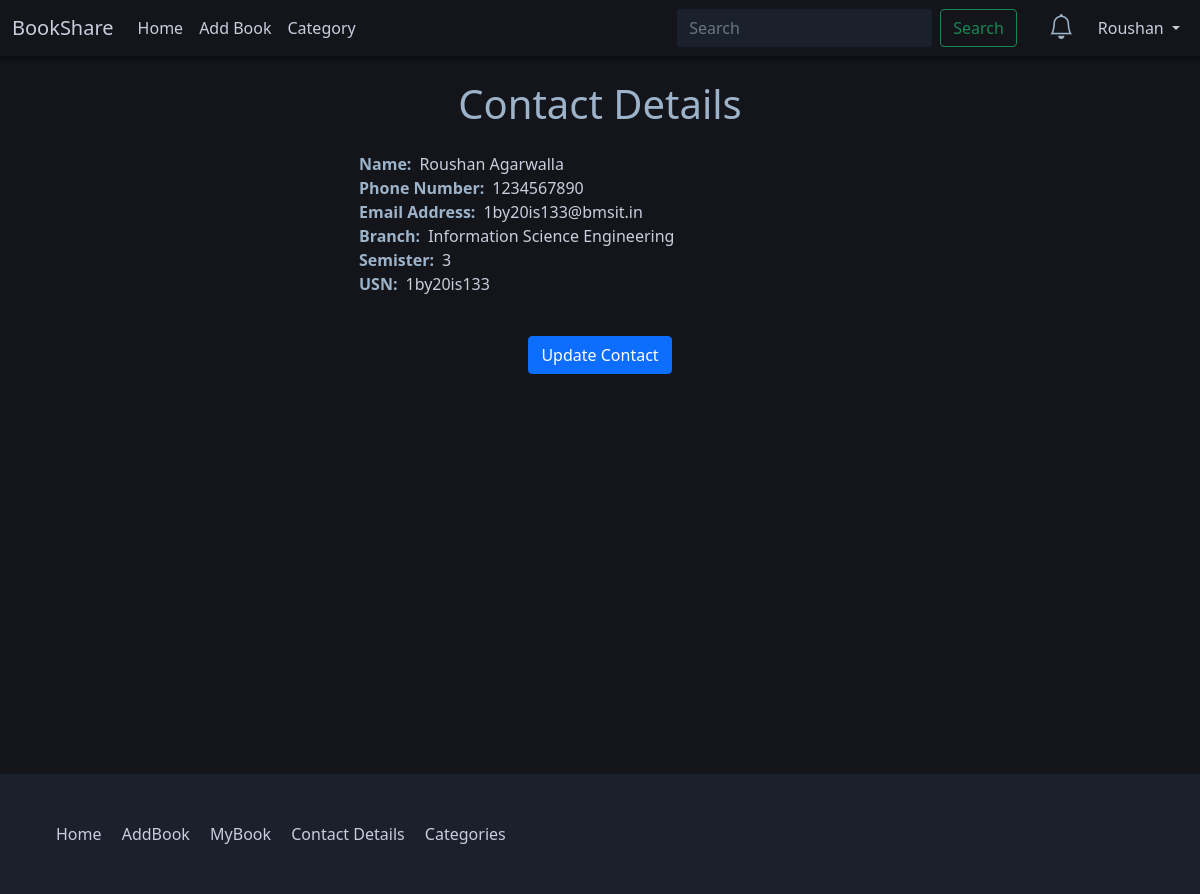
The page /view_contact/5 (signed in) on the database its author committed.
### core/models.py (models this page shows, shortened)
class Contact(models.Model):
    rel = models.OneToOneField(User, on_delete=models.CASCADE)
    mob = models.CharField(max_length=20)
    branch = models.CharField(max_length=100)
    sem = models.IntegerField()

### core/views.py (the view)
# urls.py: path('view_contact/<int:user>', view=views.view_contact, name="view_contact"),
@login_required
def view_contact(request, user):
    req = Book_request.objects.filter(sender=request.user).filter(accepted=1).first()
    if req is not None or user is request.user.id:
        contact = Contact.objects.filter(rel = user).first()
        if contact is None and user is request.user.id:
            messages.warning(request, "Add Your Contact First")
            return redirect(f"/add_contact")
        elif contact is None:
            messages.warning(request, "The user has not added his contact")
            return redirect("/")
        return render(request, "contact_details.html", context={"contact": contact})
    else:
        messages.add_message(request, messages.ERROR, "You don't have access to the contact")
        return redirect("/")

### core/context_processors.py (called while the page is built)
def all_request(request):
    if request.user.is_authenticated:
        reqs = Book_request.objects.filter(reciever=request.user).filter(accepted=False)
        count = reqs.__len__()
        return {
            "all_request": reqs,
            "count": count,
        }
    else:
        return {}

### templates/contact_details.html (shortened to what this page needs)
{% extends 'base.html' %}
{% block body %}
<div class="container">
    <div class="row justify-content-evenly">
        <div class="col-md-6">
            <h1 class="text-center text-primary my-4">Contact Details</h1>
            <ul>
                <li class="c-list"><span class="c-label">Name:</span>{{ contact.rel.first_name }}  {{ contact.rel.last_name }}</li>
                <li class="c-list"><span class="c-label">Phone Number:</span>{{ contact.mob }}</li>
                <li class="c-list"><span class="c-label">Email Address:</span>{{ contact.rel.email }}</li>
                <li class="c-list"><span class="c-label">Branch:</span>{{ contact.branch }}</li>
                <li class="c-list"><span class="c-label">Semister:</span>{{ contact.sem }}</li>
                <li class="c-list"><span class="c-label">USN:</span>{{ contact.rel.username }}</li>
            </ul>
            {% if request.user.id is contact.rel.id %}
            <div class="mx-auto d-flex">
                <a href="/update_contact/{{ request.user.id }}" class="btn btn-primary mx-auto mt-4">Update Contact</a>
            </div>
            {% endif %}
        </div>
    </div>
</div>
{% endblock body %}

### templates/base.html (shortened to what this page needs)
{% load static %}
<!doctype html>
<html lang="en">
  <head>
    <link href="https://cdn.jsdelivr.net/npm/bootstrap@5.1.3/dist/css/bootstrap.min.css" rel="stylesheet">
    <link rel="stylesheet" href="https://cdn.jsdelivr.net/npm/bootstrap-icons@1.7.2/font/bootstrap-icons.css">
    <link rel="stylesheet" href="{% static 'css/style.css' %}">
  </head>
  <body>
    <nav class="navbar navbar-expand-lg navbar-dark bg-dark">
        <div class="container-fluid">
          <a class="navbar-brand" href="{% url 'index' %}">BookShare</a>
          <div class="collapse navbar-collapse" id="navbarSupportedContent">
            <ul class="navbar-nav me-auto mb-2 mb-lg-0">
              <li class="nav-item">
                <a class="nav-link active" aria-current="page" href="{% url 'index' %}">Home</a>
              </li>
              <li class="nav-item">
                <a class="nav-link" href="{% url 'add_book' %}">Add Book</a>
              </li>
              <li class="nav-item">
                <a class="nav-link" href="{% url 'category' %}">Category</a>
              </li>
            </ul>
            <form class="d-flex mx-3 search_form" action='/search' method="GET">
              <input class="form-control me-2" type="search" placeholder="Search" aria-label="Search" name="search_text">
              <button class="btn btn-outline-success" type="submit">Search</button>
            </form>
            {% if request.user.is_authenticated %}
            <ul class="navbar-nav mr-auto mb-2 mb-lg-0">
              <li class="nav-item">
                <div class="dropstart notification">
                  <div class="dropdown-toggle" id="dropdownMenuButton1" data-bs-toggle="dropdown" aria-expanded="false">
                    <p class="mx-3 my-0 text-primary bold noti_icon" style="font-size: 25px; cursor:pointer"><i class="bi bi-bell"></i>
                  </p>
                </div>
                </div>
              </li>
              <li class="nav-item dropdown">
                <a class="nav-link dropdown-toggle" href="#" id="navbarDropdown" role="button" data-bs-toggle="dropdown" aria-expanded="false">
                  {{ request.user.first_name  }}
                </a>
              </li>
            </ul>
            {% else %}
            <a class="btn btn-success" href="/signup">SignUp</a>
              <a class="mx-1 btn btn-success" href="/login">LogIn</a>
            {% endif %}
          </div>
        </div>
      </nav>
      {% block body %}{% endblock body %}
    <div class="footer mt-5 p-5">
      <div class="row">
        <div class="col-md-12 col-sm-12">
          <a href="/" class="f-link">Home</a>
          <a href="{% url 'add_book' %}" class="f-link">AddBook</a>
          <a href="/my_book" class="f-link">MyBook</a>
          <a href="/view_contact/{{ user.id }}" class="f-link">Contact Details</a>
          <a href="{% url 'category' %}" class="f-link">Categories</a>
        </div>
      </div>
    </div>
  </body>
</html>

### static/css/style.css (style rules this page uses)
:root { --primary-background: #14151b; --card-color: #14151b; --secondary-background: #1A202C; --tertiary-background: #1A202C; --primary-text: #9cb3c9; --secondary-text: #fff; --tertiary-text: #ddddff; --header-box-shadow: 2px 2px 3px 3px #0c1014; --link-color: #ccd; --sidebar-gradient: #012; --sidebar-head-text: #eee; --card-hover-box-shadow: 0px 0px 2px 1.5px rgba(12, 15, 11, 1); --card-box-shadow: 8px 14px 38px rgba(12, 15, 11, 1); }
body { background-color: var(--primary-background); color: var(--primary-text); }
.bg-dark { box-shadow: var(--header-box-shadow); background-color: var(--primary-background)!important; }
.navbar-dark .navbar-nav .nav-link { color: var(--link-color)!important; }
.text-primary { color: var(--primary-text)!important; }
a { color: var(--link-color)!important; }
input, .form-control { background-color: var(--tertiary-background)!important; border: none!important; color: var(--primary-text)!important; }
.footer { margin-top: 400px!important; background-color: var(--secondary-background)!important; }
.f-link { text-decoration: none; margin: 0 0.5rem; }
.c-list { list-style: none; color: var(--link-color)!important; }
.c-label { font-weight: 700; color: var(--primary-text); margin-right: .5rem; margin-top: 1rem; }
.btn-primary { color: white!important; }
.notification .dropdown-toggle::after { display: none!important; }
.notification .dropdown-toggle::before { display: none!important; }

### rows shown on the page
Contact: rel.first_name "Roushan", rel.last_name "Agarwalla", mob "1234567890", rel.email "1by20is133@bmsit.in", branch "Information Science Engineering", sem "3", rel.username "1by20is133"

### other values the page prints
{{ request.user.first_name }} "Roushan"
